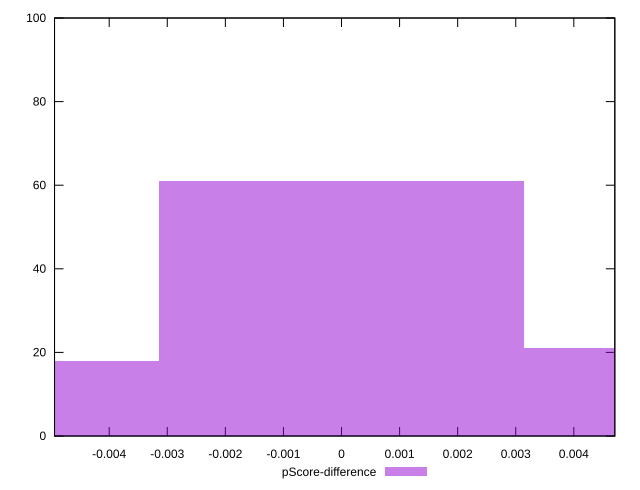

Write the gnuplot code that produced this figure.
reset

$pScoreDifference <<EOF
-0.00627888217156156 18
0 61
0.00627888217156156 21
EOF

set key outside below
set boxwidth 0.00627888217156156
set xrange [-0.004941176470588282:0.004705882352941171]
set yrange [0:100]
set trange [0:100]
set style fill transparent solid 0.5 noborder
set terminal svg size 640, 490 enhanced background rgb 'white'
set output "report_00015_2021-02-09T16-11-33.973Z/uses-rel-preload/samples/pages+cached/pScore-difference/histogram.svg"

plot $pScoreDifference title "pScore-difference" with boxes

reset
